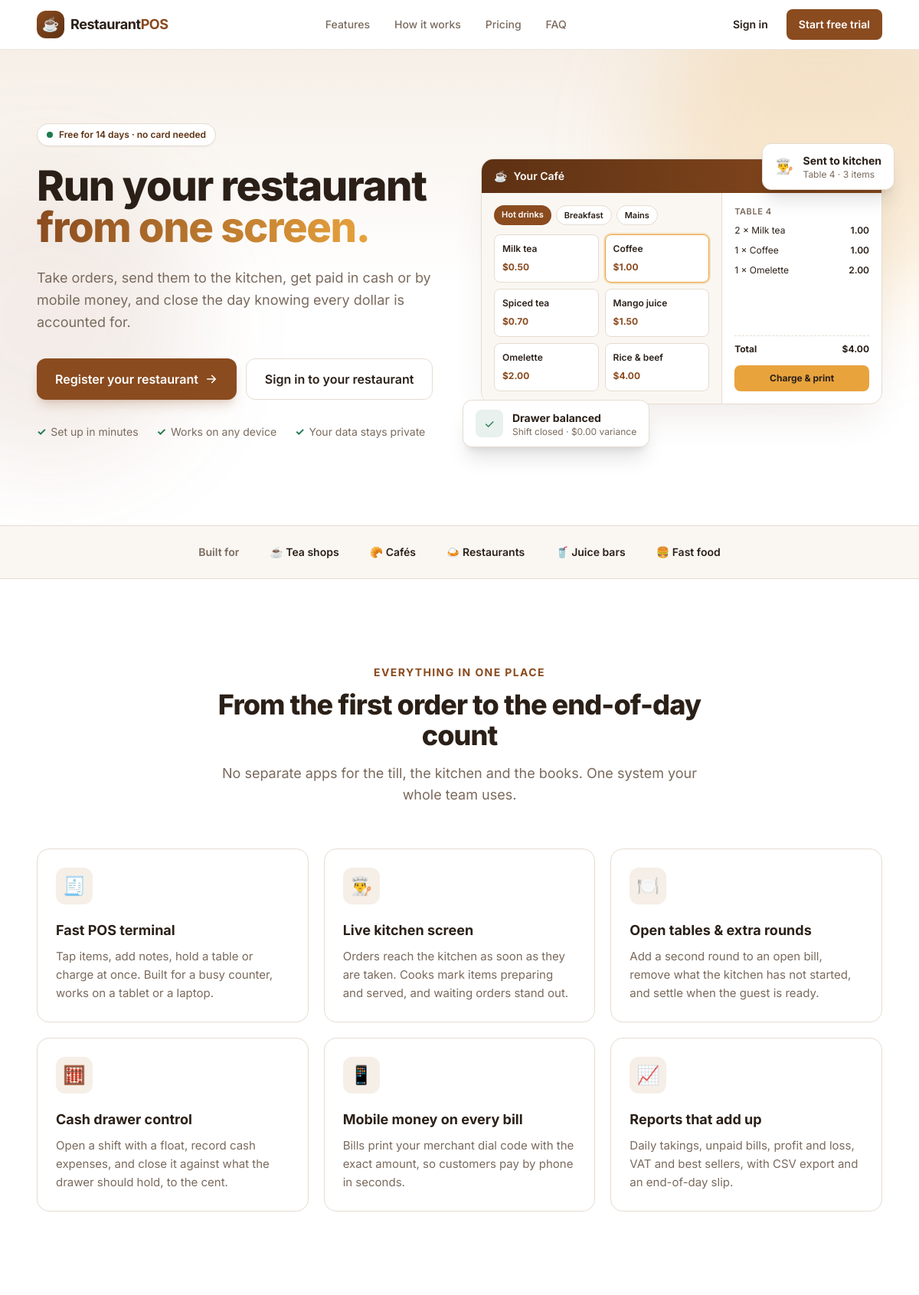
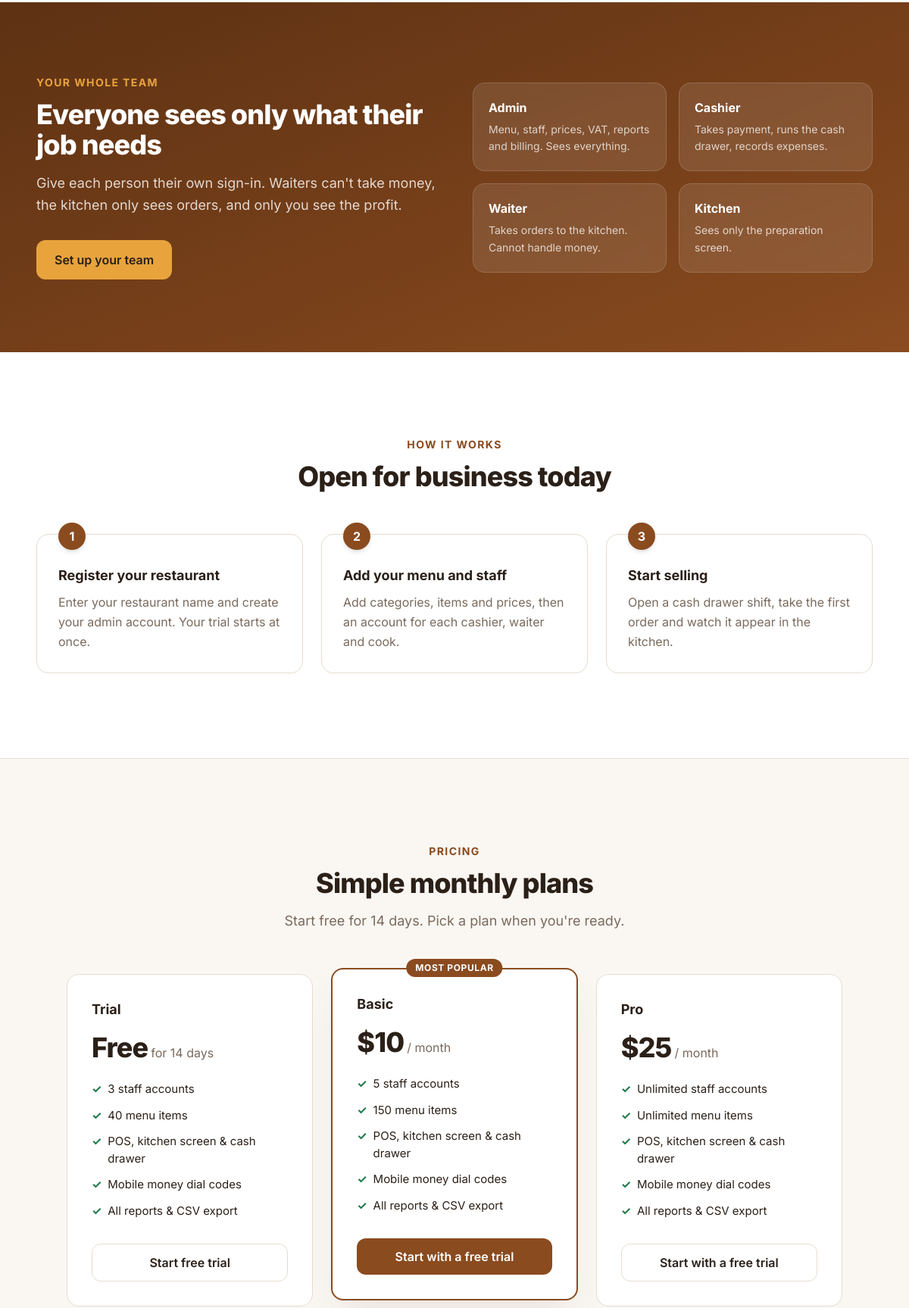
The page / (upper part) on the database its author committed (2 pictures, top to bottom).
### tables this page shows
CREATE TABLE plans (
  id             INT UNSIGNED NOT NULL AUTO_INCREMENT PRIMARY KEY,
  name           VARCHAR(50)  NOT NULL,
  price_month    DECIMAL(10,2) NOT NULL DEFAULT 0.00,
   
  max_users      INT UNSIGNED NULL,
  max_menu_items INT UNSIGNED NULL,
  is_active      TINYINT(1)   NOT NULL DEFAULT 1,
  sort_order     INT          NOT NULL DEFAULT 0
);

### index.php (the view, shortened to what the rows shown need)
<?php
$plans = db_all('SELECT * FROM plans WHERE is_active = 1 ORDER BY sort_order, price_month');
$paid     = array_values(array_filter($plans, fn($p) => (float)$p['price_month'] > 0));
$featured = $paid[0]['id'] ?? null;
$register = url('public/register.php');
function plan_price(float $p): string
{
    return '$' . (fmod($p, 1.0) == 0.0 ? number_format($p, 0) : number_format($p, 2));
}
?>
<!DOCTYPE html>
<html lang="en" class="scroll-smooth">
<head>
    <link rel="stylesheet" href="<?= url('assets/css/app.css') ?>">
</head>
<body class="bg-white text-ink font-sans antialiased">
<main id="top">
<section class="relative overflow-hidden">
    <div class="max-w-6xl mx-auto px-4 sm:px-6 pt-16 pb-20 lg:pt-24 lg:pb-28 grid lg:grid-cols-2 gap-14 items-center">
        <div>
            <h1 class="mt-6 text-4xl sm:text-5xl lg:text-[3.4rem] font-extrabold tracking-tight leading-[1.08]">
                Run your restaurant<br class="hidden sm:block">
                <span class="bg-gradient-to-r from-brand to-accent bg-clip-text text-transparent">from one screen.</span>
            </h1>
        </div>
    </div>
</section>
<section id="features" class="py-20 lg:py-28 scroll-mt-16">
    <div class="max-w-6xl mx-auto px-4 sm:px-6">
        <div class="max-w-2xl mx-auto text-center">
            <h2 class="mt-3 text-3xl sm:text-4xl font-extrabold tracking-tight">From the first order to the end-of-day count</h2>
        </div>
    </div>
</section>
<section class="py-20 lg:py-24 bg-gradient-to-br from-brand-dark to-brand text-white">
    <div class="max-w-6xl mx-auto px-4 sm:px-6 grid lg:grid-cols-2 gap-12 items-center">
        <div>
            <h2 class="mt-3 text-3xl sm:text-4xl font-extrabold tracking-tight">Everyone sees only what their job needs</h2>
        </div>
    </div>
</section>
<section id="how" class="py-20 lg:py-28 scroll-mt-16">
    <div class="max-w-6xl mx-auto px-4 sm:px-6">
        <div class="max-w-2xl mx-auto text-center">
            <h2 class="mt-3 text-3xl sm:text-4xl font-extrabold tracking-tight">Open for business today</h2>
        </div>
    </div>
</section>
<section id="pricing" class="py-20 lg:py-28 bg-[#faf7f3] border-y border-line scroll-mt-16">
    <div class="max-w-6xl mx-auto px-4 sm:px-6">
        <div class="max-w-2xl mx-auto text-center">
            <h2 class="mt-3 text-3xl sm:text-4xl font-extrabold tracking-tight">Simple monthly plans</h2>
        </div>
        <div class="mt-14 grid gap-6 <?= count($plans) >= 3 ? 'lg:grid-cols-3' : 'md:grid-cols-2' ?> max-w-5xl mx-auto">
            <?php foreach ($plans as $p): ?>
                <?php
                $isFree     = (float)$p['price_month'] <= 0;
                $isFeatured = (int)$p['id'] === (int)$featured;
                ?>
                <div class="relative rounded-2xl bg-white p-8 flex flex-col <?= $isFeatured ? 'border-2 border-brand shadow-2xl shadow-brand-dark/10 lg:-translate-y-2' : 'border border-line' ?>">
                    <?php if ($isFeatured): ?>
                        <span class="absolute -top-3.5 left-1/2 -translate-x-1/2 text-xs font-bold uppercase tracking-wider bg-brand text-white rounded-full px-3 py-1">Most popular</span>
                    <?php endif; ?>
                    <h3 class="text-lg font-bold"><?= e($p['name']) ?></h3>
                    <div class="mt-4 flex items-baseline gap-1">
                        <span class="text-4xl font-extrabold tracking-tight"><?= $isFree ? 'Free' : plan_price((float)$p['price_month']) ?></span>
                        <span class="text-muted"><?= $isFree ? 'for ' . TRIAL_DAYS . ' days' : '/ month' ?></span>
                    </div>
                    <ul class="mt-6 space-y-3 text-[15px] flex-1">
                        <li class="flex gap-2"><span class="text-ok font-bold">✓</span>
                            <?= $p['max_users'] === null ? 'Unlimited staff accounts' : (int)$p['max_users'] . ' staff accounts' ?></li>
                        <li class="flex gap-2"><span class="text-ok font-bold">✓</span>
                            <?= $p['max_menu_items'] === null ? 'Unlimited menu items' : (int)$p['max_menu_items'] . ' menu items' ?></li>
                        <li class="flex gap-2"><span class="text-ok font-bold">✓</span> POS, kitchen screen &amp; cash drawer</li>
                        <li class="flex gap-2"><span class="text-ok font-bold">✓</span> Mobile money dial codes</li>
                        <li class="flex gap-2"><span class="text-ok font-bold">✓</span> All reports &amp; CSV export</li>
                    </ul>
                    <a href="<?= $register ?>"
                       class="mt-8 text-center font-semibold rounded-xl py-3 transition-colors <?= $isFeatured ? 'bg-brand text-white hover:bg-brand-dark' : 'border border-line hover:border-brand text-ink' ?>">
                        <?= $isFree ? 'Start free trial' : 'Start with a free trial' ?>
                    </a>
                </div>
            <?php endforeach; ?>
        </div>
    </div>
</section>
</main>
</body>
</html>

### rows shown on the page
plans: name "Trial", price_month "Free", max_users "3", max_menu_items "40"
plans: shows "MOST POPULAR", name "Basic", price_month "$10", shows "/ month", max_users "5", max_menu_items "150", shows "Start with a free trial"
plans: name "Pro", price_month "$25", shows "/ month", shows "Unlimited staff accounts", shows "Unlimited menu items", shows "Start with a free trial"

### other values the page prints
TRIAL_DAYS "14"
$n "Milk tea"
$p "0.50"
$n "Coffee"
$p "1.00"
$n "Spiced tea"
$p "0.70"
$n "Mango juice"
$p "1.50"
$n "Omelette"
$p "2.00"
$n "Rice & beef"
$p "4.00"
$icon "🧾"
$title "Fast POS terminal"
